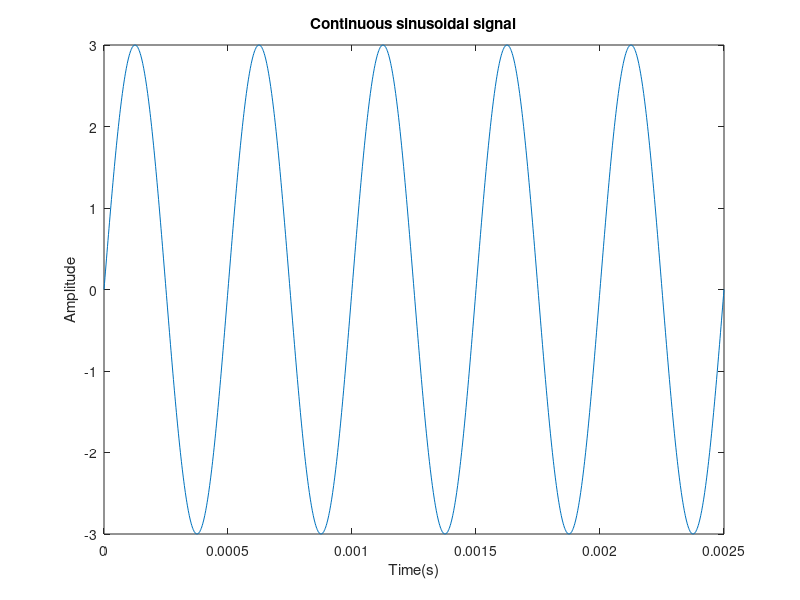

Here is the MATLAB script that generated this plot:
f1=500e3;
f=2e3;
n=5;
t=0:1/f1:n*1/f;
x=3*sin(2*pi*f*t);
figure
plot(t,x)
title('Continuous sinusoidal signal');
xlabel('Time(s)');
ylabel('Amplitude');


